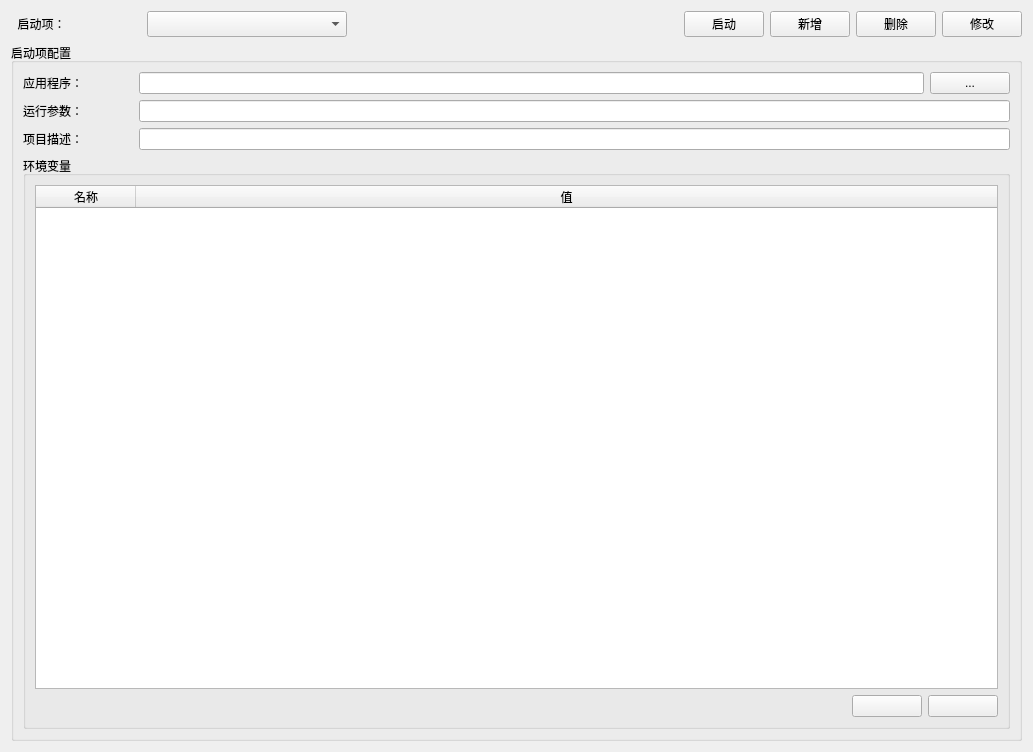
 <widget class="QWidget" name="MainWindow">
  <property name="geometry">
   <rect>
    <x>0</x>
    <y>0</y>
    <width>1033</width>
    <height>752</height>
   </rect>
  </property>
  <property name="windowTitle">
   <string>启动项设置</string>
  </property>
  <property name="windowIcon">
   <iconset resource="main.qrc">
    <normaloff>:/images/icon.png</normaloff>:/images/icon.png</iconset>
  </property>
  <property name="styleSheet">
   <string notr="true">/*
 * The MIT License (MIT)
 *
 * Copyright (c) &lt;2013-2014&gt; &lt;Colin Duquesnoy&gt;
 *
 * Permission is hereby granted, free of charge, to any person obtaining a copy
 * of this software and associated documentation files (the &quot;Software&quot;), to deal
 * in the Software without restriction, including without limitation the rights
 * to use, copy, modify, merge, publish, distribute, sublicense, and/or sell
 * copies of the Software, and to permit persons to whom the Software is
 * furnished to do so, subject to the following conditions:

 * The above copyright notice and this permission notice shall be included in
 * all copies or substantial portions of the Software.

 * THE SOFTWARE IS PROVIDED &quot;AS IS&quot;, WITHOUT WARRANTY OF ANY KIND, EXPRESS OR
 * IMPLIED, INCLUDING BUT NOT LIMITED TO THE WARRANTIES OF MERCHANTABILITY,
 * FITNESS FOR A PARTICULAR PURPOSE AND NONINFRINGEMENT. IN NO EVENT SHALL THE
 * AUTHORS OR COPYRIGHT HOLDERS BE LIABLE FOR ANY CLAIM, DAMAGES OR OTHER
 * LIABILITY, WHETHER IN AN ACTION OF CONTRACT, TORT OR OTHERWISE, ARISING FROM,
 * OUT OF OR IN CONNECTION WITH THE SOFTWARE OR THE USE OR OTHER DEALINGS IN
 * THE SOFTWARE.
 */
QToolTip
{
    border: 1px solid #76797C;
    background-color: rgb(90, 102, 117);;
    color: white;
    padding: 5px;
    opacity: 200;
}

QWidget
{
    color: #eff0f1;
    background-color: #31363b;
    selection-background-color:#3daee9;
    selection-color: #eff0f1;
    background-clip: border;
    border-image: none;
    border: 0px transparent black;
    outline: 0;
}

QWidget:item:hover
{
    background-color: #3daee9;
    color: #eff0f1;
}

QWidget:item:selected
{
    background-color: #3daee9;
}

QCheckBox
{
    spacing: 5px;
    outline: none;
    color: #eff0f1;
    margin-bottom: 2px;
}

QCheckBox:disabled
{
    color: #76797C;
}

QCheckBox::indicator,
QGroupBox::indicator
{
    width: 18px;
    height: 18px;
}
QGroupBox::indicator
{
    margin-left: 2px;
}

QCheckBox::indicator:unchecked
{
    image: url(:/qss_icons/rc/checkbox_unchecked.png);
}

QCheckBox::indicator:unchecked:hover,
QCheckBox::indicator:unchecked:focus,
QCheckBox::indicator:unchecked:pressed,
QGroupBox::indicator:unchecked:hover,
QGroupBox::indicator:unchecked:focus,
QGroupBox::indicator:unchecked:pressed
{
  border: none;
    image: url(:/qss_icons/rc/checkbox_unchecked_focus.png);
}

QCheckBox::indicator:checked
{
    image: url(:/qss_icons/rc/checkbox_checked.png);
}

QCheckBox::indicator:checked:hover,
QCheckBox::indicator:checked:focus,
QCheckBox::indicator:checked:pressed,
QGroupBox::indicator:checked:hover,
QGroupBox::indicator:checked:focus,
QGroupBox::indicator:checked:pressed
{
  border: none;
    image: url(:/qss_icons/rc/checkbox_checked_focus.png);
}


QCheckBox::indicator:indeterminate
{
    image: url(:/qss_icons/rc/checkbox_indeterminate.png);
}

QCheckBox::indicator:indeterminate:focus,
QCheckBox::indicator:indeterminate:hover,
QCheckBox::indicator:indeterminate:pressed
{
    image: url(:/qss_icons/rc/checkbox_indeterminate_focus.png);
}

QCheckBox::indicator:checked:disabled,
QGroupBox::indicator:checked:disabled
{
    image: url(:/qss_icons/rc/checkbox_checked_disabled.png);
}

QCheckBox::indicator:unchecked:disabled,
QGroupBox::indicator:unchecked:disabled
{
    image: url(:/qss_icons/rc/checkbox_unchecked_disabled.png);
}

QRadioButton
{
    spacing: 5px;
    outline: none;
    color: #eff0f1;
    margin-bottom: 2px;
}

QRadioButton:disabled
{
    color: #76797C;
}
QRadioButton::indicator
{
    width: 21px;
    height: 21px;
}

QRadioButton::indicator:unchecked
{
    image: url(:/qss_icons/rc/radio_unchecked.png);
}


QRadioButton::indicator:unchecked:hover,
QRadioButton::indicator:unchecked:focus,
QRadioButton::indicator:unchecked:pressed
{
    border: none;
    outline: none;
    image: url(:/qss_icons/rc/radio_unchecked_focus.png);
}

QRadioButton::indicator:checked
{
    border: none;
    outline: none;
    image: url(:/qss_icons/rc/radio_checked.png);
}

QRadioButton::indicator:checked:hover,
QRadioButton::indicator:checked:focus,
QRadioButton::indicator:checked:pressed
{
    border: none;
    outline: none;
    image: url(:/qss_icons/rc/radio_checked_focus.png);
}

QRadioButton::indicator:checked:disabled
{
    outline: none;
    image: url(:/qss_icons/rc/radio_checked_disabled.png);
}

QRadioButton::indicator:unchecked:disabled
{
    image: url(:/qss_icons/rc/radio_unchecked_disabled.png);
}


QMenuBar
{
    background-color: #31363b;
    color: #eff0f1;
}

QMenuBar::item
{
    background: transparent;
}

QMenuBar::item:selected
{
    background: transparent;
    border: 1px solid #76797C;
}

QMenuBar::item:pressed
{
    border: 1px solid #76797C;
    background-color: #3daee9;
    color: #eff0f1;
    margin-bottom:-1px;
    padding-bottom:1px;
}

QMenu
{
    border: 1px solid #76797C;
    color: #eff0f1;
    margin: 2px;
}

QMenu::icon
{
    margin: 5px;
}

QMenu::item
{
    padding: 5px 30px 5px 30px;
    margin-left: 5px;
    border: 1px solid transparent; /* reserve space for selection border */
}

QMenu::item:selected
{
    color: #eff0f1;
}

QMenu::separator {
    height: 2px;
    background: lightblue;
    margin-left: 10px;
    margin-right: 5px;
}

QMenu::indicator {
    width: 18px;
    height: 18px;
}

/* non-exclusive indicator = check box style indicator
   (see QActionGroup::setExclusive) */
QMenu::indicator:non-exclusive:unchecked {
    image: url(:/qss_icons/rc/checkbox_unchecked.png);
}

QMenu::indicator:non-exclusive:unchecked:selected {
    image: url(:/qss_icons/rc/checkbox_unchecked_disabled.png);
}

QMenu::indicator:non-exclusive:checked {
    image: url(:/qss_icons/rc/checkbox_checked.png);
}

QMenu::indicator:non-exclusive:checked:selected {
    image: url(:/qss_icons/rc/checkbox_checked_disabled.png);
}

/* exclusive indicator = radio button style indicator (see QActionGroup::setExclusive) */
QMenu::indicator:exclusive:unchecked {
    image: url(:/qss_icons/rc/radio_unchecked.png);
}

QMenu::indicator:exclusive:unchecked:selected {
    image: url(:/qss_icons/rc/radio_unchecked_disabled.png);
}

QMenu::indicator:exclusive:checked {
    image: url(:/qss_icons/rc/radio_checked.png);
}

QMenu::indicator:exclusive:checked:selected {
    image: url(:/qss_icons/rc/radio_checked_disabled.png);
}

QMenu::right-arrow {
    margin: 5px;
    image: url(:/qss_icons/rc/right_arrow.png)
}


QWidget:disabled
{
    color: #454545;
    background-color: #31363b;
}

QAbstractItemView
{
    alternate-background-color: #31363b;
    color: #eff0f1;
    border: 1px solid 3A3939;
    border-radius: 2px;
}

QWidget:focus, QMenuBar:focus
{
    border: 1px solid #3daee9;
}

QTabWidget:focus, QCheckBox:focus, QRadioButton:focus, QSlider:focus
{
    border: none;
}

QLineEdit
{
    background-color: #232629;
    padding: 5px;
    border-style: solid;
    border: 1px solid #76797C;
    border-radius: 2px;
    color: #eff0f1;
}

QGroupBox {
    border:1px solid #76797C;
    border-radius: 2px;
    margin-top: 20px;
}

QGroupBox::title {
    subcontrol-origin: margin;
    subcontrol-position: top center;
    padding-left: 10px;
    padding-right: 10px;
    padding-top: 10px;
}

QAbstractScrollArea
{
    border-radius: 2px;
    border: 1px solid #76797C;
    background-color: transparent;
}

QScrollBar:horizontal
{
    height: 15px;
    margin: 3px 15px 3px 15px;
    border: 1px transparent #2A2929;
    border-radius: 4px;
    background-color: #2A2929;
}

QScrollBar::handle:horizontal
{
    background-color: #605F5F;
    min-width: 5px;
    border-radius: 4px;
}

QScrollBar::add-line:horizontal
{
    margin: 0px 3px 0px 3px;
    border-image: url(:/qss_icons/rc/right_arrow_disabled.png);
    width: 10px;
    height: 10px;
    subcontrol-position: right;
    subcontrol-origin: margin;
}

QScrollBar::sub-line:horizontal
{
    margin: 0px 3px 0px 3px;
    border-image: url(:/qss_icons/rc/left_arrow_disabled.png);
    height: 10px;
    width: 10px;
    subcontrol-position: left;
    subcontrol-origin: margin;
}

QScrollBar::add-line:horizontal:hover,QScrollBar::add-line:horizontal:on
{
    border-image: url(:/qss_icons/rc/right_arrow.png);
    height: 10px;
    width: 10px;
    subcontrol-position: right;
    subcontrol-origin: margin;
}


QScrollBar::sub-line:horizontal:hover, QScrollBar::sub-line:horizontal:on
{
    border-image: url(:/qss_icons/rc/left_arrow.png);
    height: 10px;
    width: 10px;
    subcontrol-position: left;
    subcontrol-origin: margin;
}

QScrollBar::up-arrow:horizontal, QScrollBar::down-arrow:horizontal
{
    background: none;
}


QScrollBar::add-page:horizontal, QScrollBar::sub-page:horizontal
{
    background: none;
}

QScrollBar:vertical
{
    background-color: #2A2929;
    width: 15px;
    margin: 15px 3px 15px 3px;
    border: 1px transparent #2A2929;
    border-radius: 4px;
}

QScrollBar::handle:vertical
{
    background-color: #605F5F;
    min-height: 5px;
    border-radius: 4px;
}

QScrollBar::sub-line:vertical
{
    margin: 3px 0px 3px 0px;
    border-image: url(:/qss_icons/rc/up_arrow_disabled.png);
    height: 10px;
    width: 10px;
    subcontrol-position: top;
    subcontrol-origin: margin;
}

QScrollBar::add-line:vertical
{
    margin: 3px 0px 3px 0px;
    border-image: url(:/qss_icons/rc/down_arrow_disabled.png);
    height: 10px;
    width: 10px;
    subcontrol-position: bottom;
    subcontrol-origin: margin;
}

QScrollBar::sub-line:vertical:hover,QScrollBar::sub-line:vertical:on
{

    border-image: url(:/qss_icons/rc/up_arrow.png);
    height: 10px;
    width: 10px;
    subcontrol-position: top;
    subcontrol-origin: margin;
}


QScrollBar::add-line:vertical:hover, QScrollBar::add-line:vertical:on
{
    border-image: url(:/qss_icons/rc/down_arrow.png);
    height: 10px;
    width: 10px;
    subcontrol-position: bottom;
    subcontrol-origin: margin;
}

QScrollBar::up-arrow:vertical, QScrollBar::down-arrow:vertical
{
    background: none;
}


QScrollBar::add-page:vertical, QScrollBar::sub-page:vertical
{
    background: none;
}

QTextEdit
{
    background-color: #232629;
    color: #eff0f1;
    border: 1px solid #76797C;
}

QPlainTextEdit
{
    background-color: #232629;;
    color: #eff0f1;
    border-radius: 2px;
    border: 1px solid #76797C;
}

QHeaderView::section
{
    background-color: #76797C;
    color: #eff0f1;
    padding: 5px;
    border: 1px solid #76797C;
}

QSizeGrip {
    image: url(:/qss_icons/rc/sizegrip.png);
    width: 12px;
    height: 12px;
}


QMainWindow::separator
{
    background-color: #31363b;
    color: white;
    padding-left: 4px;
    spacing: 2px;
    border: 1px dashed #76797C;
}

QMainWindow::separator:hover
{

    background-color: #787876;
    color: white;
    padding-left: 4px;
    border: 1px solid #76797C;
    spacing: 2px;
}


QMenu::separator
{
    height: 1px;
    background-color: #76797C;
    color: white;
    padding-left: 4px;
    margin-left: 10px;
    margin-right: 5px;
}


QFrame
{
    border-radius: 2px;
    border: 1px solid #76797C;
}

QFrame[frameShape=&quot;0&quot;]
{
    border-radius: 2px;
    border: 1px transparent #76797C;
}

QStackedWidget
{
    border: 1px transparent black;
}

QToolBar {
    border: 1px transparent #393838;
    background: 1px solid #31363b;
    font-weight: bold;
}

QToolBar::handle:horizontal {
    image: url(:/qss_icons/rc/Hmovetoolbar.png);
}
QToolBar::handle:vertical {
    image: url(:/qss_icons/rc/Vmovetoolbar.png);
}
QToolBar::separator:horizontal {
    image: url(:/qss_icons/rc/Hsepartoolbar.png);
}
QToolBar::separator:vertical {
    image: url(:/qss_icons/rc/Vsepartoolbars.png);
}

QPushButton
{
    color: #eff0f1;
    background-color: #31363b;
    border-width: 1px;
    border-color: #76797C;
    border-style: solid;
    padding: 5px;
    border-radius: 2px;
    outline: none;
}

QPushButton:disabled
{
    background-color: #31363b;
    border-width: 1px;
    border-color: #454545;
    border-style: solid;
    padding-top: 5px;
    padding-bottom: 5px;
    padding-left: 10px;
    padding-right: 10px;
    border-radius: 2px;
    color: #454545;
}

QPushButton:focus {
    background-color: #3daee9;
	background-color: rgb(85, 85, 85);
    color: white;
}

QPushButton:pressed
{
    background-color: #3daee9;
	background-color: rgb(60, 60, 60);
    padding-top: -15px;
    padding-bottom: -17px;
}

QComboBox
{
    selection-background-color: #3daee9;
    border-style: solid;
    border: 1px solid #76797C;
    border-radius: 2px;
    padding: 5px;
    min-width: 75px;
}

QPushButton:checked{
    background-color: #76797C;
    border-color: #6A6969;
}

QComboBox:hover,QPushButton:hover,QAbstractSpinBox:hover,QLineEdit:hover,QTextEdit:hover,QPlainTextEdit:hover,QAbstractView:hover,QTreeView:hover
{
    border: 1px solid #3daee9;
    color: #eff0f1;
}

QComboBox:on
{
    padding-top: 3px;
    padding-left: 4px;
    selection-background-color: #4a4a4a;
}

QComboBox QAbstractItemView
{
    background-color: #232629;
    border-radius: 2px;
    border: 1px solid #76797C;
    selection-background-color: #3daee9;
}

QComboBox::drop-down
{
    subcontrol-origin: padding;
    subcontrol-position: top right;
    width: 15px;

    border-left-width: 0px;
    border-left-color: darkgray;
    border-left-style: solid;
    border-top-right-radius: 3px;
    border-bottom-right-radius: 3px;
}

QComboBox::down-arrow
{
    image: url(:/qss_icons/rc/down_arrow_disabled.png);
}

QComboBox::down-arrow:on, QComboBox::down-arrow:hover,
QComboBox::down-arrow:focus
{
    image: url(:/qss_icons/rc/down_arrow.png);
}

QAbstractSpinBox {
    padding: 5px;
    border: 1px solid #76797C;
    background-color: #232629;
    color: #eff0f1;
    border-radius: 2px;
    min-width: 75px;
}

QAbstractSpinBox:up-button
{
    background-color: transparent;
    subcontrol-origin: border;
    subcontrol-position: center right;
}

QAbstractSpinBox:down-button
{
    background-color: transparent;
    subcontrol-origin: border;
    subcontrol-position: center left;
}

QAbstractSpinBox::up-arrow,QAbstractSpinBox::up-arrow:disabled,QAbstractSpinBox::up-arrow:off {
    image: url(:/qss_icons/rc/up_arrow_disabled.png);
    width: 10px;
    height: 10px;
}
QAbstractSpinBox::up-arrow:hover
{
    image: url(:/qss_icons/rc/up_arrow.png);
}


QAbstractSpinBox::down-arrow,QAbstractSpinBox::down-arrow:disabled,QAbstractSpinBox::down-arrow:off
{
    image: url(:/qss_icons/rc/down_arrow_disabled.png);
    width: 10px;
    height: 10px;
}
QAbstractSpinBox::down-arrow:hover
{
    image: url(:/qss_icons/rc/down_arrow.png);
}


QLabel
{
    border: 0px solid black;
}

QTabWidget{
    border: 0px transparent black;
}

QTabWidget::pane {
    border: 1px solid #76797C;
    padding: 5px;
    margin: 1px;
}

QTabBar
{
    qproperty-drawBase: 0;
    left: 5px; /* move to the right by 5px */
    border-radius: 3px;
}

QTabBar:focus
{
    border: 0px transparent black;
}

QTabBar::close-button  {
    image: url(:/qss_icons/rc/close.png);
    background: transparent;
}

QTabBar::close-button:hover
{
    image: url(:/qss_icons/rc/close-hover.png);
    background: transparent;
}

QTabBar::close-button:pressed {
    image: url(:/qss_icons/rc/close-pressed.png);
    background: transparent;
}

/* TOP TABS */
QTabBar::tab:top {
    color: #eff0f1;
    border: 1px solid #76797C;
    border-bottom: 1px transparent black;
    background-color: #31363b;
    padding: 5px;
    min-width: 50px;
    border-top-left-radius: 2px;
    border-top-right-radius: 2px;
}

QTabBar::tab:top:!selected
{
    color: #eff0f1;
    background-color: #54575B;
    border: 1px solid #76797C;
    border-bottom: 1px transparent black;
    border-top-left-radius: 2px;
    border-top-right-radius: 2px;    
}

QTabBar::tab:top:!selected:hover {
    background-color: #3daee9;
}

/* BOTTOM TABS */
QTabBar::tab:bottom {
    color: #eff0f1;
    border: 1px solid #76797C;
    border-top: 1px transparent black;
    background-color: #31363b;
    padding: 5px;
    border-bottom-left-radius: 2px;
    border-bottom-right-radius: 2px;
    min-width: 50px;
}

QTabBar::tab:bottom:!selected
{
    color: #eff0f1;
    background-color: #54575B;
    border: 1px solid #76797C;
    border-top: 1px transparent black;
    border-bottom-left-radius: 2px;
    border-bottom-right-radius: 2px;
}

QTabBar::tab:bottom:!selected:hover {
    background-color: #3daee9;
}

/* LEFT TABS */
QTabBar::tab:left {
    color: #eff0f1;
    border: 1px solid #76797C;
    border-left: 1px transparent black;
    background-color: #31363b;
    padding: 5px;
    border-top-right-radius: 2px;
    border-bottom-right-radius: 2px;
    min-height: 50px;
}

QTabBar::tab:left:!selected
{
    color: #eff0f1;
    background-color: #54575B;
    border: 1px solid #76797C;
    border-left: 1px transparent black;
    border-top-right-radius: 2px;
    border-bottom-right-radius: 2px;
}

QTabBar::tab:left:!selected:hover {
    background-color: #3daee9;
}


/* RIGHT TABS */
QTabBar::tab:right {
    color: #eff0f1;
    border: 1px solid #76797C;
    border-right: 1px transparent black;
    background-color: #31363b;
    padding: 5px;
    border-top-left-radius: 2px;
    border-bottom-left-radius: 2px;
    min-height: 50px;
}

QTabBar::tab:right:!selected
{
    color: #eff0f1;
    background-color: #54575B;
    border: 1px solid #76797C;
    border-right: 1px transparent black;
    border-top-left-radius: 2px;
    border-bottom-left-radius: 2px;
}

QTabBar::tab:right:!selected:hover {
    background-color: #3daee9;
}

QTabBar QToolButton::right-arrow:enabled {
     image: url(:/qss_icons/rc/right_arrow.png);
 }

 QTabBar QToolButton::left-arrow:enabled {
     image: url(:/qss_icons/rc/left_arrow.png);
 }

QTabBar QToolButton::right-arrow:disabled {
     image: url(:/qss_icons/rc/right_arrow_disabled.png);
 }

 QTabBar QToolButton::left-arrow:disabled {
     image: url(:/qss_icons/rc/left_arrow_disabled.png);
 }


QDockWidget {
    background: #31363b;
    border: 1px solid #403F3F;
    titlebar-close-icon: url(:/qss_icons/rc/close.png);
    titlebar-normal-icon: url(:/qss_icons/rc/undock.png);
}

QDockWidget::close-button, QDockWidget::float-button {
    border: 1px solid transparent;
    border-radius: 2px;
    background: transparent;
}

QDockWidget::close-button:hover, QDockWidget::float-button:hover {
    background: rgba(255, 255, 255, 10);
}

QDockWidget::close-button:pressed, QDockWidget::float-button:pressed {
    padding: 1px -1px -1px 1px;
    background: rgba(255, 255, 255, 10);
}

QTreeView, QListView
{
    border: 1px solid #76797C;
    background-color: #232629;
}

QTreeView:branch:selected, QTreeView:branch:hover
{
    background: url(:/qss_icons/rc/transparent.png);
}

QTreeView::branch:has-siblings:!adjoins-item {
    border-image: url(:/qss_icons/rc/transparent.png);
}

QTreeView::branch:has-siblings:adjoins-item {
    border-image: url(:/qss_icons/rc/transparent.png);
}

QTreeView::branch:!has-children:!has-siblings:adjoins-item {
    border-image: url(:/qss_icons/rc/transparent.png);
}

QTreeView::branch:has-children:!has-siblings:closed,
QTreeView::branch:closed:has-children:has-siblings {
    image: url(:/qss_icons/rc/branch_closed.png);
}

QTreeView::branch:open:has-children:!has-siblings,
QTreeView::branch:open:has-children:has-siblings  {
    image: url(:/qss_icons/rc/branch_open.png);
}

QTreeView::branch:has-children:!has-siblings:closed:hover,
QTreeView::branch:closed:has-children:has-siblings:hover {
    image: url(:/qss_icons/rc/branch_closed-on.png);
    }

QTreeView::branch:open:has-children:!has-siblings:hover,
QTreeView::branch:open:has-children:has-siblings:hover  {
    image: url(:/qss_icons/rc/branch_open-on.png);
    }

QListView::item:!selected:hover, QListView::item:!selected:hover, QTreeView::item:!selected:hover  {
    background: rgba(0, 0, 0, 0);
    outline: 0;
    color: #eff0f1
}

QListView::item:selected:hover, QListView::item:selected:hover, QTreeView::item:selected:hover  {
    background: #3daee9;
    color: #eff0f1;
}

QSlider::groove:horizontal {
    border: 1px solid #565a5e;
    height: 4px;
    background: #565a5e;
    margin: 0px;
    border-radius: 2px;
}

QSlider::handle:horizontal {
    background: #232629;
    border: 1px solid #565a5e;
    width: 16px;
    height: 16px;
    margin: -8px 0;
    border-radius: 9px;
}

QSlider::groove:vertical {
    border: 1px solid #565a5e;
    width: 4px;
    background: #565a5e;
    margin: 0px;
    border-radius: 3px;
}

QSlider::handle:vertical {
    background: #232629;
    border: 1px solid #565a5e;
    width: 16px;
    height: 16px;
    margin: 0 -8px;
    border-radius: 9px;
}

QToolButton {
    background-color: transparent;
    border: 1px transparent #76797C;
    border-radius: 2px;
    margin: 3px;
    padding: 5px;
}

QToolButton[popupMode=&quot;1&quot;] { /* only for MenuButtonPopup */
 padding-right: 20px; /* make way for the popup button */
 border: 1px #76797C;
 border-radius: 5px;
}

QToolButton[popupMode=&quot;2&quot;] { /* only for InstantPopup */
 padding-right: 10px; /* make way for the popup button */
 border: 1px #76797C;
}


QToolButton:hover, QToolButton::menu-button:hover {
    background-color: transparent;
    border: 1px solid #3daee9;
    padding: 5px;
}

QToolButton:checked, QToolButton:pressed,
        QToolButton::menu-button:pressed {
    background-color: #3daee9;
    border: 1px solid #3daee9;
    padding: 5px;
}

/* the subcontrol below is used only in the InstantPopup or DelayedPopup mode */
QToolButton::menu-indicator {
    image: url(:/qss_icons/rc/down_arrow.png);
    top: -7px; left: -2px; /* shift it a bit */
}

/* the subcontrols below are used only in the MenuButtonPopup mode */
QToolButton::menu-button {
    border: 1px transparent #76797C;
    border-top-right-radius: 6px;
    border-bottom-right-radius: 6px;
    /* 16px width + 4px for border = 20px allocated above */
    width: 16px;
    outline: none;
}

QToolButton::menu-arrow {
    image: url(:/qss_icons/rc/down_arrow.png);
}

QToolButton::menu-arrow:open {
    border: 1px solid #76797C;
}

QPushButton::menu-indicator  {
    subcontrol-origin: padding;
    subcontrol-position: bottom right;
    left: 8px;
}

QTableView
{
    border: 1px solid #76797C;
    gridline-color: #31363b;
    background-color: #232629;
}


QTableView, QHeaderView
{
    border-radius: 0px;
}

QTableView::item:pressed, QListView::item:pressed, QTreeView::item:pressed  {
    background: #3daee9;
    color: #eff0f1;
}

QTableView::item:selected:active, QTreeView::item:selected:active, QListView::item:selected:active  {
    background: #3daee9;
    color: #eff0f1;
}


QHeaderView
{
    background-color: #31363b;
    border: 1px transparent;
    border-radius: 0px;
    margin: 0px;
    padding: 0px;

}

QHeaderView::section  {
    background-color: #31363b;
    color: #eff0f1;
    padding: 5px;
    border: 1px solid #76797C;
    border-radius: 0px;
    text-align: center;
}

QHeaderView::section::vertical::first, QHeaderView::section::vertical::only-one
{
    border-top: 1px solid #76797C;
}

QHeaderView::section::vertical
{
    border-top: transparent;
}

QHeaderView::section::horizontal::first, QHeaderView::section::horizontal::only-one
{
    border-left: 1px solid #76797C;
}

QHeaderView::section::horizontal
{
    border-left: transparent;
}


QHeaderView::section:checked
 {
    color: white;
    background-color: #334e5e;
 }

 /* style the sort indicator */
QHeaderView::down-arrow {
    image: url(:/qss_icons/rc/down_arrow.png);
}

QHeaderView::up-arrow {
    image: url(:/qss_icons/rc/up_arrow.png);
}


QTableCornerButton::section {
    background-color: #31363b;
    border: 1px transparent #76797C;
    border-radius: 0px;
}

QToolBox  {
    padding: 5px;
    border: 1px transparent black;
}

QToolBox::tab {
    color: #eff0f1;
    background-color: #31363b;
    border: 1px solid #76797C;
    border-bottom: 1px transparent #31363b;
    border-top-left-radius: 5px;
    border-top-right-radius: 5px;
}

QToolBox::tab:selected { /* italicize selected tabs */
    font: italic;
    background-color: #31363b;
    border-color: #3daee9;
 }

QStatusBar::item {
    border: 0px transparent dark;
 }


QFrame[height=&quot;3&quot;], QFrame[width=&quot;3&quot;] {
    background-color: #76797C;
}


QSplitter::handle {
    border: 1px dashed #76797C;
}

QSplitter::handle:hover {
    background-color: #787876;
    border: 1px solid #76797C;
}

QSplitter::handle:horizontal {
    width: 1px;
}

QSplitter::handle:vertical {
    height: 1px;
}

QProgressBar {
    border: 1px solid #76797C;
    border-radius: 5px;
    text-align: center;
}

QProgressBar::chunk {
    background-color: #05B8CC;
}</string>
  </property>
  <layout class="QVBoxLayout" name="verticalLayout_2">
   <item>
    <layout class="QHBoxLayout" name="horizontalLayout_6">
     <item>
      <widget class="QLabel" name="label_2">
       <property name="sizePolicy">
        <sizepolicy hsizetype="Fixed" vsizetype="Preferred">
         <horstretch>0</horstretch>
         <verstretch>0</verstretch>
        </sizepolicy>
       </property>
       <property name="minimumSize">
        <size>
         <width>130</width>
         <height>0</height>
        </size>
       </property>
       <property name="text">
        <string>  启动项：</string>
       </property>
      </widget>
     </item>
     <item>
      <widget class="QComboBox" name="cb_process">
       <property name="sizePolicy">
        <sizepolicy hsizetype="Fixed" vsizetype="Preferred">
         <horstretch>0</horstretch>
         <verstretch>0</verstretch>
        </sizepolicy>
       </property>
       <property name="minimumSize">
        <size>
         <width>200</width>
         <height>0</height>
        </size>
       </property>
      </widget>
     </item>
     <item>
      <spacer name="horizontalSpacer_2">
       <property name="orientation">
        <enum>Qt::Horizontal</enum>
       </property>
       <property name="sizeHint" stdset="0">
        <size>
         <width>40</width>
         <height>20</height>
        </size>
       </property>
      </spacer>
     </item>
     <item>
      <widget class="QPushButton" name="btn_run">
       <property name="text">
        <string>启动</string>
       </property>
       <property name="icon">
        <iconset resource="main.qrc">
         <normaloff>:/images/run.png</normaloff>:/images/run.png</iconset>
       </property>
       <property name="iconSize">
        <size>
         <width>24</width>
         <height>24</height>
        </size>
       </property>
      </widget>
     </item>
     <item>
      <widget class="QPushButton" name="btn_add">
       <property name="text">
        <string>新增</string>
       </property>
       <property name="icon">
        <iconset resource="main.qrc">
         <normaloff>:/images/add.png</normaloff>:/images/add.png</iconset>
       </property>
      </widget>
     </item>
     <item>
      <widget class="QPushButton" name="btn_delete">
       <property name="text">
        <string>删除</string>
       </property>
       <property name="icon">
        <iconset resource="main.qrc">
         <normaloff>:/images/delete.png</normaloff>:/images/delete.png</iconset>
       </property>
      </widget>
     </item>
     <item>
      <widget class="QPushButton" name="btn_apply">
       <property name="text">
        <string>修改</string>
       </property>
       <property name="icon">
        <iconset resource="main.qrc">
         <normaloff>:/images/apply.png</normaloff>:/images/apply.png</iconset>
       </property>
      </widget>
     </item>
    </layout>
   </item>
   <item>
    <layout class="QHBoxLayout" name="horizontalLayout_5" stretch="7">
     <item>
      <widget class="QGroupBox" name="groupBox_3">
       <property name="title">
        <string>启动项配置</string>
       </property>
       <layout class="QVBoxLayout" name="verticalLayout">
        <item>
         <layout class="QHBoxLayout" name="horizontalLayout_4">
          <item>
           <widget class="QLabel" name="label_3">
            <property name="sizePolicy">
             <sizepolicy hsizetype="Fixed" vsizetype="Preferred">
              <horstretch>0</horstretch>
              <verstretch>0</verstretch>
             </sizepolicy>
            </property>
            <property name="minimumSize">
             <size>
              <width>110</width>
              <height>0</height>
             </size>
            </property>
            <property name="text">
             <string>应用程序：</string>
            </property>
           </widget>
          </item>
          <item>
           <widget class="QLineEdit" name="le_exe"/>
          </item>
          <item>
           <widget class="QPushButton" name="btn_open">
            <property name="text">
             <string>...</string>
            </property>
           </widget>
          </item>
         </layout>
        </item>
        <item>
         <layout class="QHBoxLayout" name="horizontalLayout_3">
          <item>
           <widget class="QLabel" name="label">
            <property name="sizePolicy">
             <sizepolicy hsizetype="Fixed" vsizetype="Preferred">
              <horstretch>0</horstretch>
              <verstretch>0</verstretch>
             </sizepolicy>
            </property>
            <property name="minimumSize">
             <size>
              <width>110</width>
              <height>0</height>
             </size>
            </property>
            <property name="text">
             <string>运行参数：</string>
            </property>
           </widget>
          </item>
          <item>
           <widget class="QLineEdit" name="le_args"/>
          </item>
         </layout>
        </item>
        <item>
         <layout class="QHBoxLayout" name="horizontalLayout">
          <item>
           <widget class="QLabel" name="label_4">
            <property name="sizePolicy">
             <sizepolicy hsizetype="Fixed" vsizetype="Preferred">
              <horstretch>0</horstretch>
              <verstretch>0</verstretch>
             </sizepolicy>
            </property>
            <property name="minimumSize">
             <size>
              <width>110</width>
              <height>0</height>
             </size>
            </property>
            <property name="text">
             <string>项目描述：</string>
            </property>
           </widget>
          </item>
          <item>
           <widget class="QLineEdit" name="le_desc"/>
          </item>
         </layout>
        </item>
        <item>
         <widget class="QGroupBox" name="groupBox">
          <property name="title">
           <string>环境变量</string>
          </property>
          <layout class="QVBoxLayout" name="verticalLayout_3">
           <item>
            <widget class="QTableWidget" name="tw_envs">
             <property name="selectionMode">
              <enum>QAbstractItemView::SingleSelection</enum>
             </property>
             <property name="selectionBehavior">
              <enum>QAbstractItemView::SelectRows</enum>
             </property>
             <attribute name="horizontalHeaderStretchLastSection">
              <bool>true</bool>
             </attribute>
             <column>
              <property name="text">
               <string>名称</string>
              </property>
             </column>
             <column>
              <property name="text">
               <string>值</string>
              </property>
             </column>
            </widget>
           </item>
           <item>
            <layout class="QHBoxLayout" name="horizontalLayout_2">
             <item>
              <spacer name="horizontalSpacer_3">
               <property name="orientation">
                <enum>Qt::Horizontal</enum>
               </property>
               <property name="sizeHint" stdset="0">
                <size>
                 <width>40</width>
                 <height>20</height>
                </size>
               </property>
              </spacer>
             </item>
             <item>
              <widget class="QPushButton" name="btn_env_add">
               <property name="minimumSize">
                <size>
                 <width>70</width>
                 <height>0</height>
                </size>
               </property>
               <property name="text">
                <string/>
               </property>
               <property name="icon">
                <iconset resource="main.qrc">
                 <normaloff>:/images/add.png</normaloff>:/images/add.png</iconset>
               </property>
              </widget>
             </item>
             <item>
              <widget class="QPushButton" name="btn_env_del">
               <property name="minimumSize">
                <size>
                 <width>70</width>
                 <height>0</height>
                </size>
               </property>
               <property name="text">
                <string/>
               </property>
               <property name="icon">
                <iconset resource="main.qrc">
                 <normaloff>:/images/delete.png</normaloff>:/images/delete.png</iconset>
               </property>
              </widget>
             </item>
            </layout>
           </item>
          </layout>
         </widget>
        </item>
       </layout>
      </widget>
     </item>
    </layout>
   </item>
  </layout>
 </widget>
